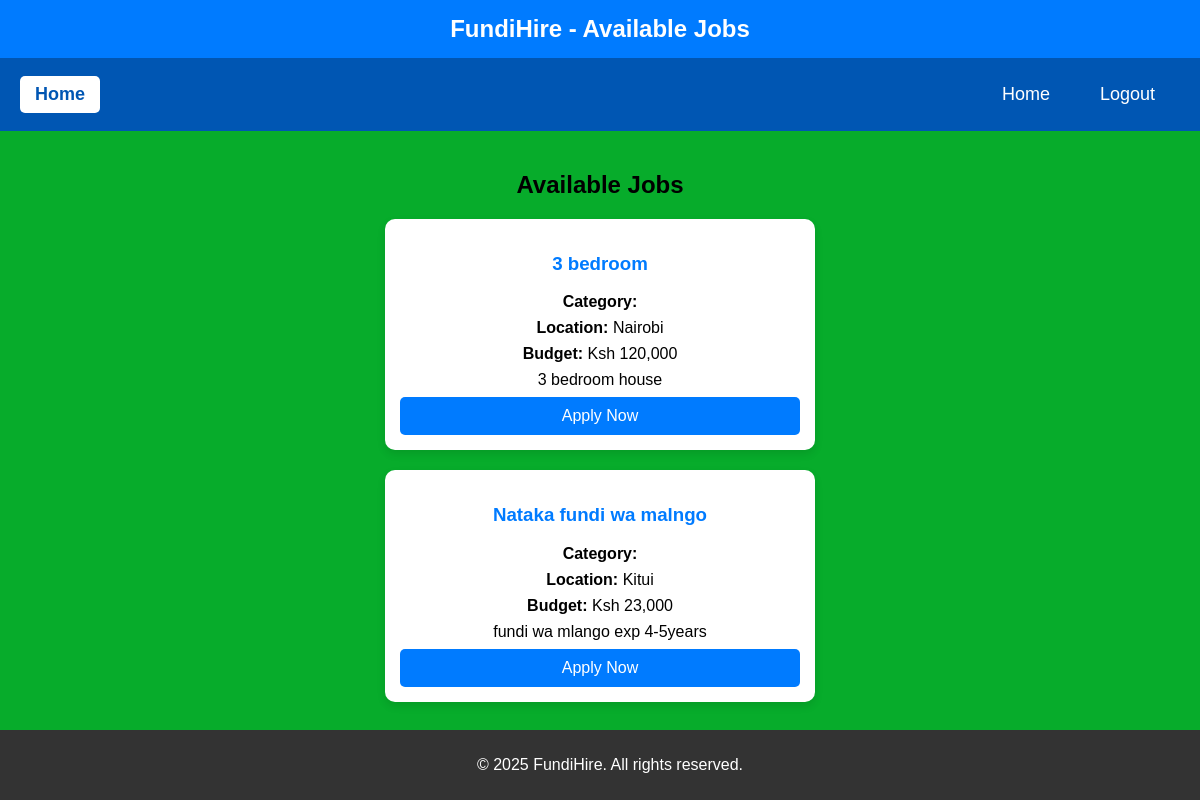
The app's page /available_jobs.php, older data.
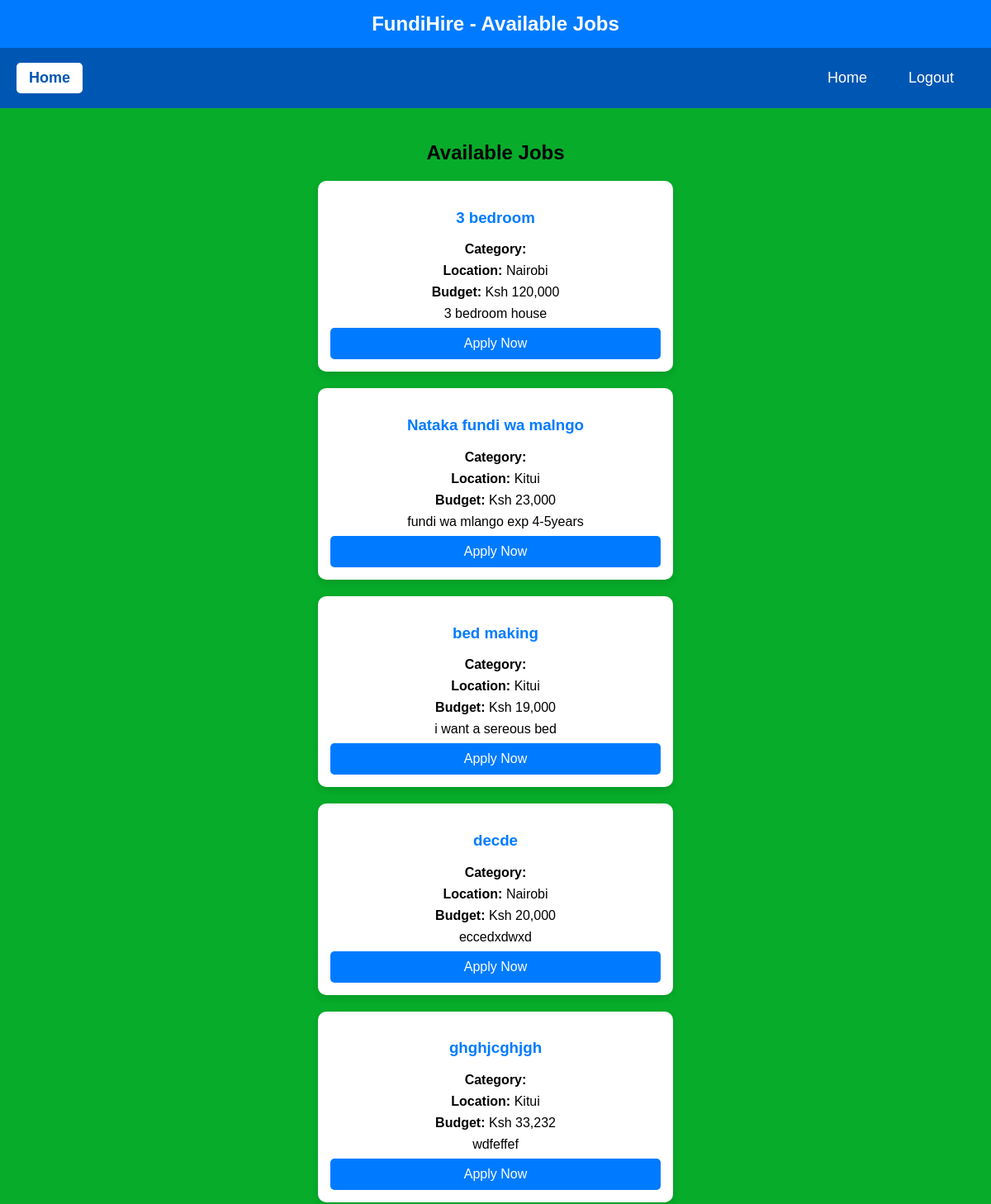
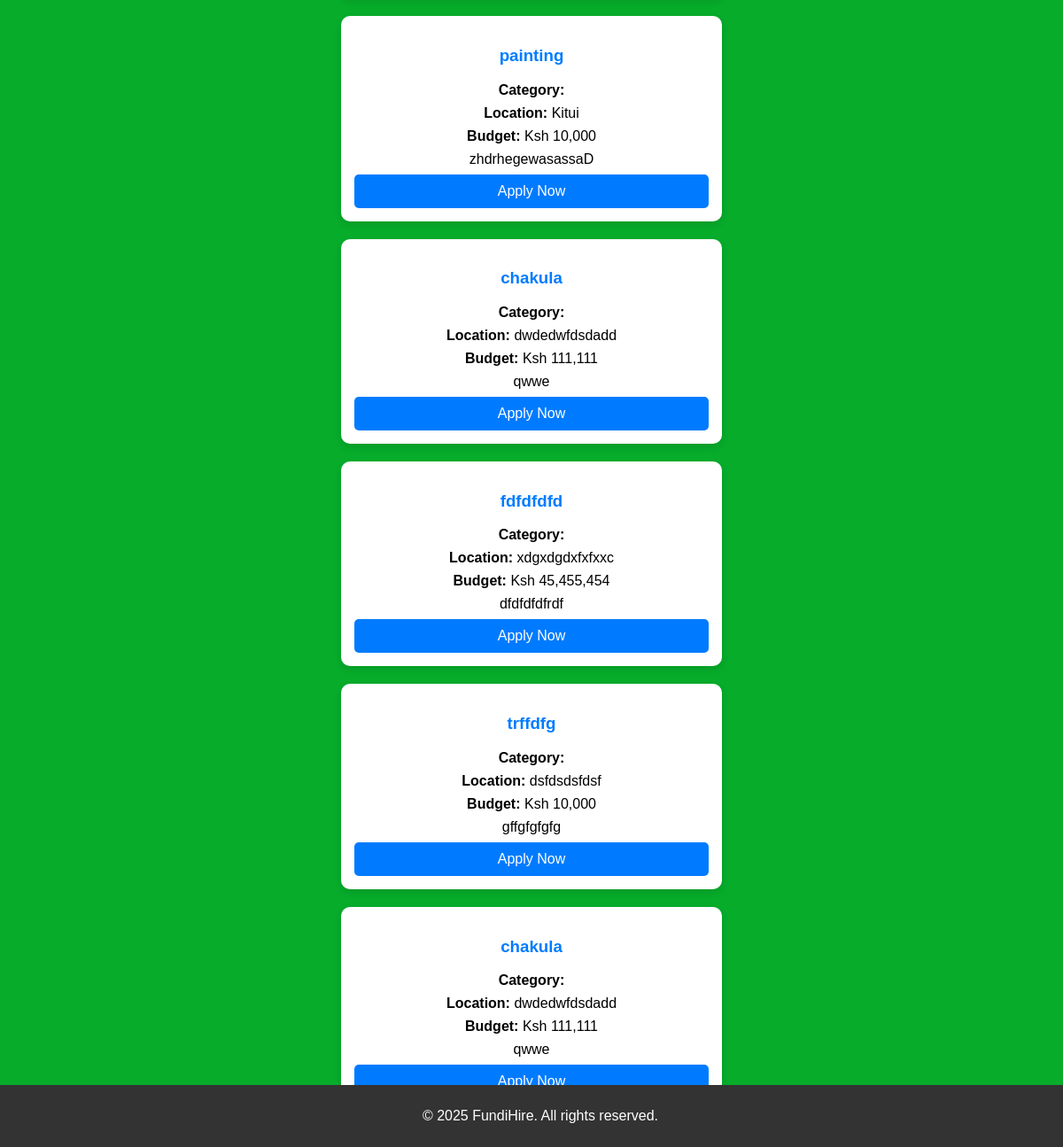
The same page, newer data (2 pictures, top to bottom).
### tables this page shows
CREATE TABLE `jobs` (
  `id` int(11) NOT NULL,
  `client_id` int(11) NOT NULL,
  `title` varchar(100) NOT NULL,
  `description` text NOT NULL,
  `location` varchar(100) NOT NULL,
  `budget` decimal(10,2) NOT NULL,
  `status` enum('open','assigned','completed','cancelled') DEFAULT 'open',
  `payment_status` enum('unpaid','paid') NOT NULL DEFAULT 'unpaid',
  `is_featured` tinyint(1) NOT NULL DEFAULT 0,
  `completion_date` datetime DEFAULT NULL,
  `created_at` timestamp NOT NULL DEFAULT current_timestamp(),
  `updated_at` timestamp NOT NULL DEFAULT current_timestamp() ON UPDATE current_timestamp()
);

### available_jobs.php (the view, shortened to what this page needs)
<?php
include "db_connect.php";
$sql = "SELECT * FROM jobs";
$result = $conn->query($sql);
?>
<!DOCTYPE html>
<html lang="en">
<head>
</head>
<body>
<header>FundiHire - Available Jobs</header>
<nav>
    <a href="index.php" class="home-button">Home</a>
    <ul>
        <li><a href="index.php">Home</a></li>
        <li><a href="logout.php">Logout</a></li>
    </ul>
</nav>
<section class="jobs-section">
    <div class="container">
        <h2>Available Jobs</h2>
        <?php if ($result->num_rows > 0): ?>
            <?php while ($row = $result->fetch_assoc()): ?>
                <div class="job-card">
                    <h3><?php echo htmlspecialchars($row['title']); ?></h3>
                    <p><strong>Category:</strong> <?php echo htmlspecialchars($row['category']); ?></p>
                    <p><strong>Location:</strong> <?php echo htmlspecialchars($row['location']); ?></p>
                    <p><strong>Budget:</strong> Ksh <?php echo number_format($row['budget']); ?></p>
                    <p><?php echo htmlspecialchars($row['description']); ?></p>
                    <button class="btn" onclick="openForm('<?php echo htmlspecialchars($row['title']); ?>', <?php echo $row['id']; ?>)">Apply Now</button>
                </div>
            <?php endwhile; ?>
        <?php else: ?>
            <p>No jobs available at the moment.</p>
        <?php endif; ?>
    </div>
</section>
<footer>
    <p>&copy; 2025 FundiHire. All rights reserved.</p>
</footer>
</body>
</html>

### available_jobs.php (style rules this page uses)
body { font-family: Arial, sans-serif; background-color: rgb(7, 172, 43); margin: 0; padding: 0; }
header { background: #007bff; color: white; padding: 15px; text-align: center; font-size: 24px; font-weight: bold; }
nav { display: flex; justify-content: space-between; align-items: center; background: #0056b3; padding: 10px 20px; }
nav ul { list-style: none; display: flex; }
nav ul li { margin: 0 10px; }
nav ul li a { color: white; text-decoration: none; font-size: 18px; padding: 8px 15px; border-radius: 5px; transition: 0.3s; }
.home-button { background: white; color: #0056b3; text-decoration: none; padding: 8px 15px; border-radius: 5px; font-size: 18px; font-weight: bold; }
.jobs-section { padding: 20px; text-align: center; }
.container { width: 80%; margin: auto; }
.job-card { background: white; border-radius: 10px; padding: 15px; margin: 20px auto; box-shadow: 0px 4px 8px rgba(0, 0, 0, 0.1); width: 80%; max-width: 400px; }
.job-card h3 { color: #007bff; }
.job-card p { margin: 8px 0; font-size: 16px; }
.btn { background: #007bff; color: white; padding: 10px; border: none; border-radius: 5px; font-size: 16px; cursor: pointer; transition: 0.3s; width: 100%; }
footer { background: #333; color: white; text-align: center; padding: 10px; position: fixed; bottom: 0; width: 100%; }

Row changes from the older to the newer data that the page shows:
added jobs: title "bed making", location "Kitui", budget "19,000", description "i want a sereous bed"
added jobs: title "decde", location "Nairobi", budget "20,000", description "eccedxdwxd"
added jobs: title "ghghjcghjgh", location "Kitui", budget "33,232", description "wdfeffef"
added jobs: title "painting", location "Kitui", budget "10,000", description "zhdrhegewasassaD"
added jobs: title "chakula", location "dwdedwfdsdadd", budget "111,111", description "qwwe"
added jobs: title "fdfdfdfd", location "xdgxdgdxfxfxxc", budget "45,455,454", description "dfdfdfdfrdf"
added jobs: title "trffdfg", location "dsfdsdsfdsf", budget "10,000", description "gffgfgfgfg"
added jobs: title "chakula", location "dwdedwfdsdadd", budget "111,111", description "qwwe"
